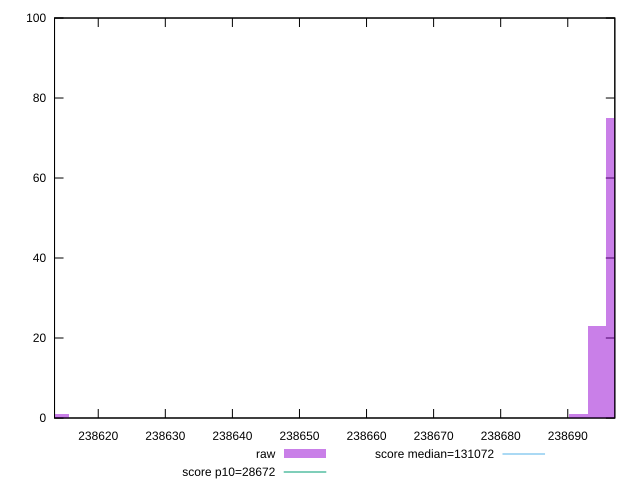

Source code (gnuplot):
reset

$raw <<EOF
238614.28155035124 1
238694.34604524827 23
238697.1068898999 75
238691.58520059666 1
EOF

set key outside below
set boxwidth 2.7608446516215954
set xrange [238613.48333333334:238697.01666666666]
set yrange [0:100]
set trange [0:100]
set style fill transparent solid 0.5 noborder

set parametric
set terminal svg size 640, 490 enhanced background rgb 'white'
set output "report_00013_2021-02-09T12-04-24.940Z/uses-long-cache-ttl/samples/pages+cached+noadtech+nomedia+nocss/raw/histogram.svg"

plot $raw title "raw" with boxes, \
     28672,t title "score p10=28672", \
     131072,t title "score median=131072"

reset
